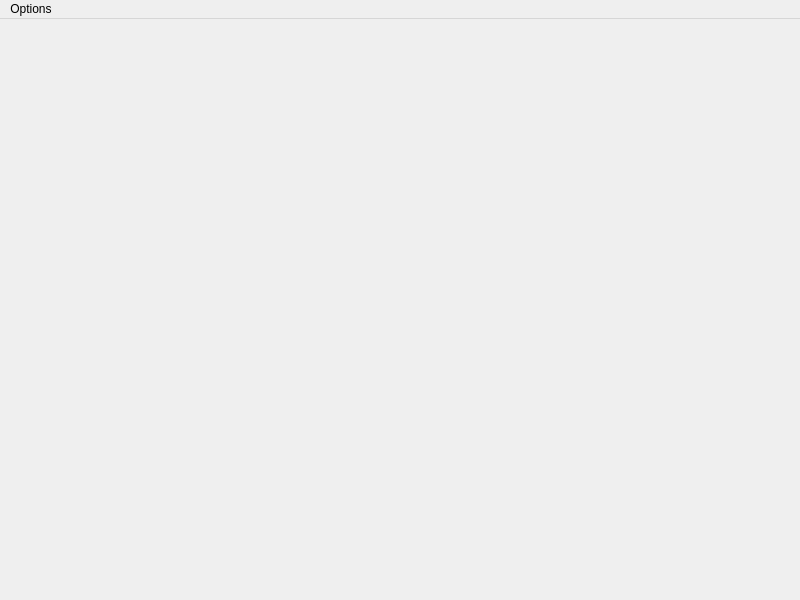
<?xml version="1.0" encoding="UTF-8"?>
<ui version="4.0">
 <class>MainWindow</class>
 <widget class="QMainWindow" name="MainWindow">
  <property name="geometry">
   <rect>
    <x>0</x>
    <y>0</y>
    <width>800</width>
    <height>600</height>
   </rect>
  </property>
  <property name="windowTitle">
   <string>MainWindow</string>
  </property>
  <widget class="QWidget" name="centralwidget"/>
  <widget class="QMenuBar" name="menubar">
   <property name="geometry">
    <rect>
     <x>0</x>
     <y>0</y>
     <width>800</width>
     <height>21</height>
    </rect>
   </property>
   <widget class="QMenu" name="menuOptions">
    <property name="title">
     <string>Options</string>
    </property>
    <addaction name="actionDbConn"/>
   </widget>
   <addaction name="menuOptions"/>
  </widget>
  <action name="actionDbConn">
   <property name="icon">
    <iconset theme="QIcon::ThemeIcon::InsertLink"/>
   </property>
   <property name="text">
    <string>Database connection</string>
   </property>
   <property name="shortcut">
    <string>Ctrl+Shift+C</string>
   </property>
  </action>
 </widget>
 <resources/>
 <connections/>
</ui>
